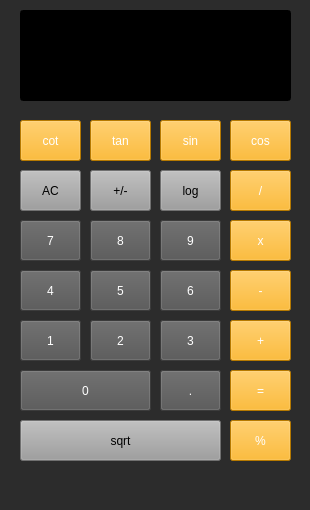
<?xml version="1.0" encoding="UTF-8"?>
<ui version="4.0">
 <class>MainWindow</class>
 <widget class="QMainWindow" name="MainWindow">
  <property name="geometry">
   <rect>
    <x>0</x>
    <y>0</y>
    <width>310</width>
    <height>510</height>
   </rect>
  </property>
  <property name="windowTitle">
   <string>MainWindow</string>
  </property>
  <property name="styleSheet">
   <string notr="true">background-color: rgb(44, 44, 44);</string>
  </property>
  <widget class="QWidget" name="centralwidget">
   <widget class="QLineEdit" name="textBox">
    <property name="geometry">
     <rect>
      <x>20</x>
      <y>10</y>
      <width>271</width>
      <height>91</height>
     </rect>
    </property>
    <property name="styleSheet">
     <string notr="true">color: rgb(255, 255, 255);
border-color: rgb(255, 255, 255);
background-color: rgb(0, 0, 0);
font: 16pt &quot;Segoe UI&quot;;</string>
    </property>
   </widget>
   <widget class="QPushButton" name="cot_btn">
    <property name="geometry">
     <rect>
      <x>20</x>
      <y>120</y>
      <width>61</width>
      <height>41</height>
     </rect>
    </property>
    <property name="styleSheet">
     <string notr="true">color: rgb(255, 255, 255);
background-color: rgb(255, 170, 0);
font: 12pt &quot;Segoe UI&quot;;</string>
    </property>
    <property name="text">
     <string>cot</string>
    </property>
   </widget>
   <widget class="QPushButton" name="cos_btn">
    <property name="geometry">
     <rect>
      <x>230</x>
      <y>120</y>
      <width>61</width>
      <height>41</height>
     </rect>
    </property>
    <property name="styleSheet">
     <string notr="true">color: rgb(255, 255, 255);
background-color: rgb(255, 170, 0);
font: 12pt &quot;Segoe UI&quot;;</string>
    </property>
    <property name="text">
     <string>cos</string>
    </property>
   </widget>
   <widget class="QPushButton" name="sin_btn">
    <property name="geometry">
     <rect>
      <x>160</x>
      <y>120</y>
      <width>61</width>
      <height>41</height>
     </rect>
    </property>
    <property name="styleSheet">
     <string notr="true">color: rgb(255, 255, 255);
background-color: rgb(255, 170, 0);
font: 12pt &quot;Segoe UI&quot;;</string>
    </property>
    <property name="text">
     <string>sin</string>
    </property>
   </widget>
   <widget class="QPushButton" name="tan_btn">
    <property name="geometry">
     <rect>
      <x>90</x>
      <y>120</y>
      <width>61</width>
      <height>41</height>
     </rect>
    </property>
    <property name="styleSheet">
     <string notr="true">color: rgb(255, 255, 255);
background-color: rgb(255, 170, 0);
font: 12pt &quot;Segoe UI&quot;;</string>
    </property>
    <property name="text">
     <string>tan</string>
    </property>
   </widget>
   <widget class="QPushButton" name="sub_btn">
    <property name="geometry">
     <rect>
      <x>230</x>
      <y>270</y>
      <width>61</width>
      <height>41</height>
     </rect>
    </property>
    <property name="styleSheet">
     <string notr="true">color: rgb(255, 255, 255);
background-color: rgb(255, 170, 0);
font: 12pt &quot;Segoe UI&quot;;</string>
    </property>
    <property name="text">
     <string>-</string>
    </property>
   </widget>
   <widget class="QPushButton" name="log_btn">
    <property name="geometry">
     <rect>
      <x>160</x>
      <y>170</y>
      <width>61</width>
      <height>41</height>
     </rect>
    </property>
    <property name="styleSheet">
     <string notr="true">color: rgb(0, 0, 0);
font: 12pt &quot;Segoe UI&quot;;
background-color: rgb(157, 157, 157);</string>
    </property>
    <property name="text">
     <string>log</string>
    </property>
   </widget>
   <widget class="QPushButton" name="btn7">
    <property name="geometry">
     <rect>
      <x>20</x>
      <y>220</y>
      <width>61</width>
      <height>41</height>
     </rect>
    </property>
    <property name="styleSheet">
     <string notr="true">color: rgb(255, 255, 255);
background-color: rgb(83, 83, 83);
font: 12pt &quot;Segoe UI&quot;;</string>
    </property>
    <property name="text">
     <string>7</string>
    </property>
   </widget>
   <widget class="QPushButton" name="btn1">
    <property name="geometry">
     <rect>
      <x>20</x>
      <y>320</y>
      <width>61</width>
      <height>41</height>
     </rect>
    </property>
    <property name="styleSheet">
     <string notr="true">color: rgb(255, 255, 255);
background-color: rgb(83, 83, 83);
font: 12pt &quot;Segoe UI&quot;;</string>
    </property>
    <property name="text">
     <string>1</string>
    </property>
   </widget>
   <widget class="QPushButton" name="percent_btn">
    <property name="geometry">
     <rect>
      <x>230</x>
      <y>420</y>
      <width>61</width>
      <height>41</height>
     </rect>
    </property>
    <property name="styleSheet">
     <string notr="true">color: rgb(255, 255, 255);
background-color: rgb(255, 170, 0);
font: 12pt &quot;Segoe UI&quot;;</string>
    </property>
    <property name="text">
     <string>%</string>
    </property>
   </widget>
   <widget class="QPushButton" name="btn5">
    <property name="geometry">
     <rect>
      <x>90</x>
      <y>270</y>
      <width>61</width>
      <height>41</height>
     </rect>
    </property>
    <property name="styleSheet">
     <string notr="true">color: rgb(255, 255, 255);
background-color: rgb(83, 83, 83);
font: 12pt &quot;Segoe UI&quot;;</string>
    </property>
    <property name="text">
     <string>5</string>
    </property>
   </widget>
   <widget class="QPushButton" name="dot_btn">
    <property name="geometry">
     <rect>
      <x>160</x>
      <y>370</y>
      <width>61</width>
      <height>41</height>
     </rect>
    </property>
    <property name="styleSheet">
     <string notr="true">color: rgb(255, 255, 255);
background-color: rgb(83, 83, 83);
font: 12pt &quot;Segoe UI&quot;;</string>
    </property>
    <property name="text">
     <string>.</string>
    </property>
   </widget>
   <widget class="QPushButton" name="equal_btn">
    <property name="geometry">
     <rect>
      <x>230</x>
      <y>370</y>
      <width>61</width>
      <height>41</height>
     </rect>
    </property>
    <property name="styleSheet">
     <string notr="true">color: rgb(255, 255, 255);
background-color: rgb(255, 170, 0);
font: 12pt &quot;Segoe UI&quot;;</string>
    </property>
    <property name="text">
     <string>=</string>
    </property>
   </widget>
   <widget class="QPushButton" name="btn0">
    <property name="geometry">
     <rect>
      <x>20</x>
      <y>370</y>
      <width>131</width>
      <height>41</height>
     </rect>
    </property>
    <property name="styleSheet">
     <string notr="true">color: rgb(255, 255, 255);
background-color: rgb(83, 83, 83);
font: 12pt &quot;Segoe UI&quot;;</string>
    </property>
    <property name="text">
     <string>0</string>
    </property>
   </widget>
   <widget class="QPushButton" name="neg_pos_btn">
    <property name="geometry">
     <rect>
      <x>90</x>
      <y>170</y>
      <width>61</width>
      <height>41</height>
     </rect>
    </property>
    <property name="styleSheet">
     <string notr="true">color: rgb(0, 0, 0);
font: 12pt &quot;Segoe UI&quot;;
background-color: rgb(157, 157, 157);</string>
    </property>
    <property name="text">
     <string>+/-</string>
    </property>
   </widget>
   <widget class="QPushButton" name="btn9">
    <property name="geometry">
     <rect>
      <x>160</x>
      <y>220</y>
      <width>61</width>
      <height>41</height>
     </rect>
    </property>
    <property name="styleSheet">
     <string notr="true">color: rgb(255, 255, 255);
background-color: rgb(83, 83, 83);
font: 12pt &quot;Segoe UI&quot;;</string>
    </property>
    <property name="text">
     <string>9</string>
    </property>
   </widget>
   <widget class="QPushButton" name="division_btn">
    <property name="geometry">
     <rect>
      <x>230</x>
      <y>170</y>
      <width>61</width>
      <height>41</height>
     </rect>
    </property>
    <property name="styleSheet">
     <string notr="true">color: rgb(255, 255, 255);
background-color: rgb(255, 170, 0);
font: 12pt &quot;Segoe UI&quot;;</string>
    </property>
    <property name="text">
     <string>/</string>
    </property>
   </widget>
   <widget class="QPushButton" name="mul_btn">
    <property name="geometry">
     <rect>
      <x>230</x>
      <y>220</y>
      <width>61</width>
      <height>41</height>
     </rect>
    </property>
    <property name="styleSheet">
     <string notr="true">color: rgb(255, 255, 255);
background-color: rgb(255, 170, 0);
font: 12pt &quot;Segoe UI&quot;;</string>
    </property>
    <property name="text">
     <string>x</string>
    </property>
   </widget>
   <widget class="QPushButton" name="ac_btn">
    <property name="geometry">
     <rect>
      <x>20</x>
      <y>170</y>
      <width>61</width>
      <height>41</height>
     </rect>
    </property>
    <property name="styleSheet">
     <string notr="true">color: rgb(0, 0, 0);
font: 12pt &quot;Segoe UI&quot;;
background-color: rgb(157, 157, 157);</string>
    </property>
    <property name="text">
     <string>AC</string>
    </property>
   </widget>
   <widget class="QPushButton" name="btn4">
    <property name="geometry">
     <rect>
      <x>20</x>
      <y>270</y>
      <width>61</width>
      <height>41</height>
     </rect>
    </property>
    <property name="styleSheet">
     <string notr="true">color: rgb(255, 255, 255);
background-color: rgb(83, 83, 83);
font: 12pt &quot;Segoe UI&quot;;</string>
    </property>
    <property name="text">
     <string>4</string>
    </property>
   </widget>
   <widget class="QPushButton" name="sum_btn">
    <property name="geometry">
     <rect>
      <x>230</x>
      <y>320</y>
      <width>61</width>
      <height>41</height>
     </rect>
    </property>
    <property name="styleSheet">
     <string notr="true">color: rgb(255, 255, 255);
background-color: rgb(255, 170, 0);
font: 12pt &quot;Segoe UI&quot;;</string>
    </property>
    <property name="text">
     <string>+</string>
    </property>
   </widget>
   <widget class="QPushButton" name="btn3">
    <property name="geometry">
     <rect>
      <x>160</x>
      <y>320</y>
      <width>61</width>
      <height>41</height>
     </rect>
    </property>
    <property name="styleSheet">
     <string notr="true">color: rgb(255, 255, 255);
background-color: rgb(83, 83, 83);
font: 12pt &quot;Segoe UI&quot;;</string>
    </property>
    <property name="text">
     <string>3</string>
    </property>
   </widget>
   <widget class="QPushButton" name="btn8">
    <property name="geometry">
     <rect>
      <x>90</x>
      <y>220</y>
      <width>61</width>
      <height>41</height>
     </rect>
    </property>
    <property name="styleSheet">
     <string notr="true">color: rgb(255, 255, 255);
background-color: rgb(83, 83, 83);
font: 12pt &quot;Segoe UI&quot;;</string>
    </property>
    <property name="text">
     <string>8</string>
    </property>
   </widget>
   <widget class="QPushButton" name="btn2">
    <property name="geometry">
     <rect>
      <x>90</x>
      <y>320</y>
      <width>61</width>
      <height>41</height>
     </rect>
    </property>
    <property name="styleSheet">
     <string notr="true">color: rgb(255, 255, 255);
background-color: rgb(83, 83, 83);
font: 12pt &quot;Segoe UI&quot;;</string>
    </property>
    <property name="text">
     <string>2</string>
    </property>
   </widget>
   <widget class="QPushButton" name="sqrt_btn">
    <property name="geometry">
     <rect>
      <x>20</x>
      <y>420</y>
      <width>201</width>
      <height>41</height>
     </rect>
    </property>
    <property name="styleSheet">
     <string notr="true">color: rgb(0, 0, 0);
font: 12pt &quot;Segoe UI&quot;;
background-color: rgb(157, 157, 157);</string>
    </property>
    <property name="text">
     <string>sqrt</string>
    </property>
   </widget>
   <widget class="QPushButton" name="btn6">
    <property name="geometry">
     <rect>
      <x>160</x>
      <y>270</y>
      <width>61</width>
      <height>41</height>
     </rect>
    </property>
    <property name="styleSheet">
     <string notr="true">color: rgb(255, 255, 255);
background-color: rgb(83, 83, 83);
font: 12pt &quot;Segoe UI&quot;;</string>
    </property>
    <property name="text">
     <string>6</string>
    </property>
   </widget>
  </widget>
  <widget class="QMenuBar" name="menubar">
   <property name="geometry">
    <rect>
     <x>0</x>
     <y>0</y>
     <width>310</width>
     <height>22</height>
    </rect>
   </property>
  </widget>
  <widget class="QStatusBar" name="statusbar"/>
 </widget>
 <resources/>
 <connections/>
</ui>
